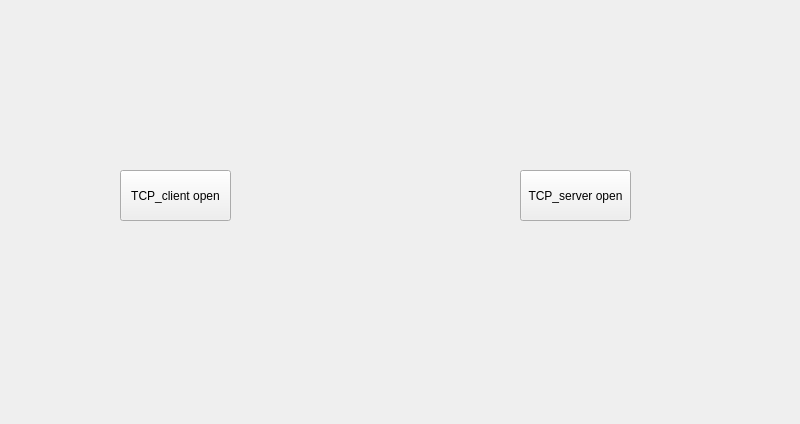
<?xml version="1.0" encoding="UTF-8"?>
<ui version="4.0">
 <class>Widget</class>
 <widget class="QWidget" name="Widget">
  <property name="geometry">
   <rect>
    <x>0</x>
    <y>0</y>
    <width>800</width>
    <height>424</height>
   </rect>
  </property>
  <property name="windowTitle">
   <string>Widget</string>
  </property>
  <widget class="QPushButton" name="Cilent_button">
   <property name="geometry">
    <rect>
     <x>120</x>
     <y>170</y>
     <width>111</width>
     <height>51</height>
    </rect>
   </property>
   <property name="text">
    <string>TCP_client open</string>
   </property>
  </widget>
  <widget class="QPushButton" name="Server_button">
   <property name="geometry">
    <rect>
     <x>520</x>
     <y>170</y>
     <width>111</width>
     <height>51</height>
    </rect>
   </property>
   <property name="text">
    <string>TCP_server open</string>
   </property>
  </widget>
 </widget>
 <resources/>
 <connections/>
</ui>
